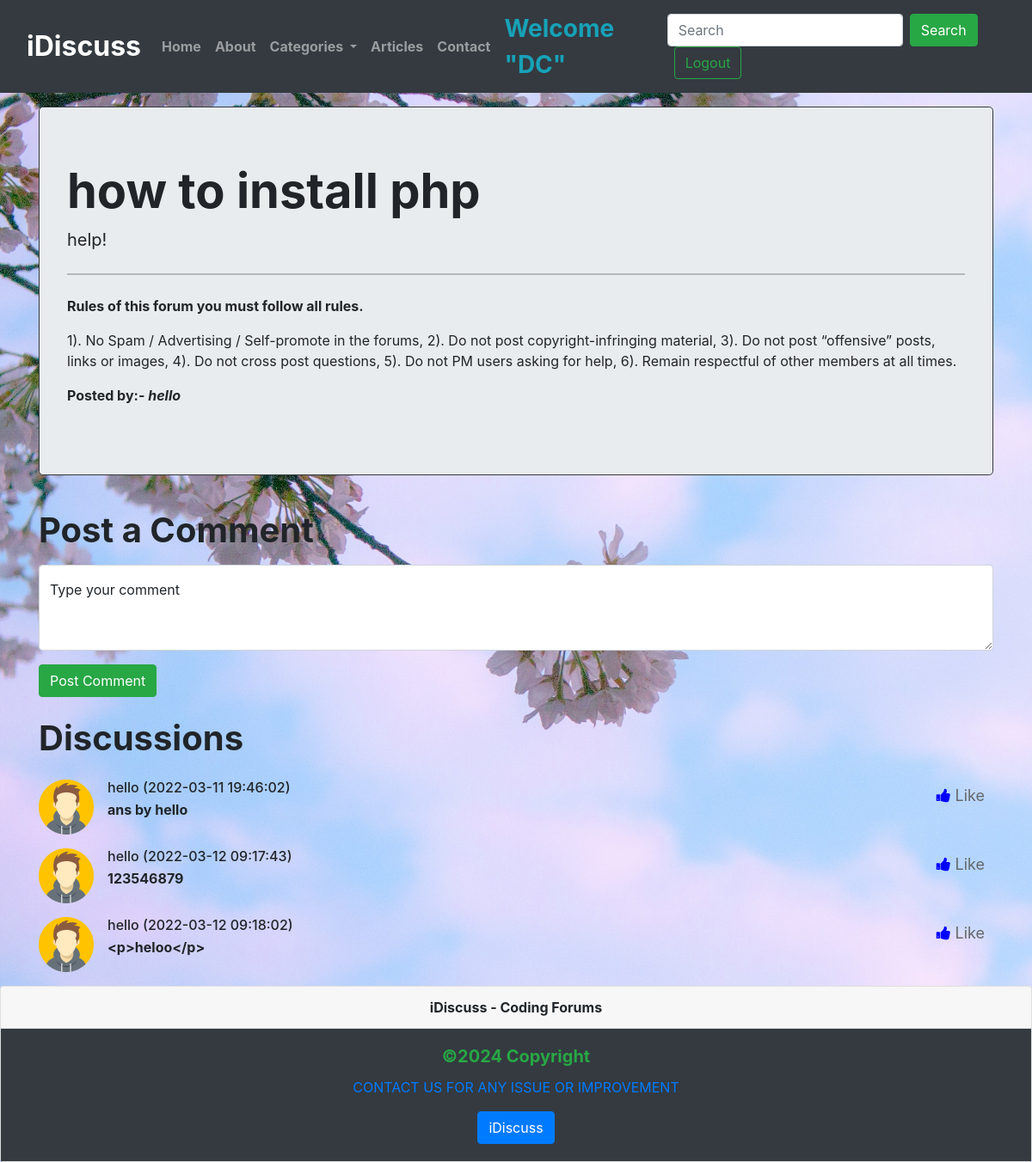
The app's page /thread.php?threadid=1 (signed in) with its own data.
### tables this page shows
CREATE TABLE `threads` (
  `thread_id` int(9) NOT NULL,
  `thread_title` varchar(255) NOT NULL,
  `thread_desc` text NOT NULL,
  `thread_cat_id` int(9) NOT NULL,
  `thread_user_id` int(9) NOT NULL,
  `timestamp` datetime NOT NULL DEFAULT current_timestamp()
);

CREATE TABLE `users` (
  `sno` int(9) NOT NULL,
  `user_name` varchar(12) NOT NULL,
  `user_email` varchar(255) NOT NULL,
  `user_pass` varchar(255) NOT NULL,
  `timestemp` datetime NOT NULL DEFAULT current_timestamp()
);

CREATE TABLE `comments` (
  `comment_id` int(9) NOT NULL,
  `comment_content` text NOT NULL,
  `thread_id` int(9) NOT NULL,
  `comment_by` int(9) NOT NULL,
  `comment_time` datetime NOT NULL DEFAULT current_timestamp()
);

### thread.php (the view, shortened to what this page needs)
<!doctype html>
<html lang="en">
<head>
    <link href="https://cdn.jsdelivr.net/npm/bootstrap@5.1.3/dist/css/bootstrap.min.css" rel="stylesheet"
>
    <link rel="stylesheet" href="https://cdn.jsdelivr.net/npm/bootstrap@4.6.1/dist/css/bootstrap.min.css"
>
     <link rel="stylesheet" href="style.css" />
    <link rel="stylesheet" href="https://cdnjs.cloudflare.com/ajax/libs/font-awesome/4.7.0/css/font-awesome.min.css">
</head>
<body>
    <?php include 'partials/_dbconnect.php'; ?>
    <?php include 'partials/_header.php'; ?>
    <?php
    $id = $_GET['threadid'];
    $sql = "SELECT * FROM `threads` WHERE thread_id=$id";
    $result = mysqli_query($conn, $sql);
    while($row = mysqli_fetch_assoc($result)){
        $title = $row['thread_title'];
        $desc = $row['thread_desc'];
        $thread_user_id = $row['thread_user_id'];
        $sql2 = "SELECT user_name FROM `users` WHERE sno='$thread_user_id'";
        $result2 = mysqli_query($conn, $sql2);
        $row2 = mysqli_fetch_assoc($result2);
        $posted_by = $row2['user_name'];
    }
    ?>
    <div class="container my-3 ">
        <div class="jumbotron border rounded-3 border border-dark rounded-lg">
            <h1 class="display-4 fw-bold"><?php echo $title; ?></h1>
            <p class="lead fw-normal"><?php echo $desc; ?></p>
            <hr class="my-4">
            <p><b>Rules of this forum you must follow all rules.</b></P>
            <p>1). No Spam / Advertising / Self-promote in the forums, 2). Do not post copyright-infringing material,
                3).
                Do not post “offensive” posts, links or images, 4). Do not cross post questions, 5). Do not PM users
                asking for help, 6). Remain respectful of other members at all times.</p>
            <p><b>Posted by:- <em><?php echo $posted_by; ?></em></b></p>
        </div>
    </div>
<?php
if(isset($_SESSION['loggedin']) && $_SESSION['loggedin']==true){
  echo  '<div class="container fw-normal">
        <h1 class="py-2 fw-bolder">Post a Comment</h1>
        <form action="'. $_SERVER['REQUEST_URI'] .'" method="post" >
            <div class="form-floating mb-3">
                <textarea class="form-control" placeholder="Leave a comment here" id="comment" name="comment"
                    style="height: 100px" required></textarea>
                <input type="hidden" name="sno" value="'. $_SESSION["sno"]. '">
                <label for="floatingTextarea2">Type your comment</label>
            </div>
            <button type="submit" class="btn btn-success">Post Comment</button>
        </form>
    </div>';
    }
?>
    <div class="container">
        <h1 class="my-4 fw-bolder">Discussions</h1>
        <?php
            $id = $_GET['threadid'];
            $sql = "SELECT * FROM `comments` WHERE thread_id=$id";
            $result = mysqli_query($conn, $sql);
            while($row = mysqli_fetch_assoc($result)){
                $content = $row['comment_content'];
                $comment_time = $row['comment_time'];
                echo '<ul class="list-unstyled">
                <li class="media my-3">
                <img src="img/avatar.png" class="mr-3" alt="avatar" hight="64px" width="64px">
                <div class="media-body">
                    <h6 class="mt-0 mb-1">'. $row2['user_name'] .' ('. $comment_time .')</h6>
                    <p class="my-0 font-weight-bold">'. $content .'</p>
                </div>
                <a href="#"><button id="like" onclick="liked()">
                    <i class="fa fa-thumbs-up"></i>
                    <span class="icon">Like</span>
                </button></a>
                <script>
                    function liked(){
                        var element = document.getElementById("like");
                        element.classList.toggle("liked");
                    }
                 </script>
                </li>';
            }
        ?>
    </div>
    <?php include 'partials/_footer.php'; ?>
</body>
</html>

### style.css (style rules this page uses)
.fa { font-size: 1.2em; }
i { color: blue; }
button { background: transparent; border: unset; outline: 0; font-size: 18px; cursor: pointer; color: #65676b; padding: 5px 10px; }

### thread.php (style rules this page uses)
body { background-image: url('img/bg3.jpg'); background-size: cover; }

### records on screen
threads: thread_title "how to install php", thread_desc "help!"
users: user_name "hello"
comments: comment_time "2022-03-11 19:46:02", comment_content "ans by hello"
comments: comment_time "2022-03-12 09:17:43", comment_content "123546879"
comments: comment_time "2022-03-12 09:18:02", comment_content "<p>heloo</p>"

### other values on screen
$_SESSION['useremail'] "DC"
